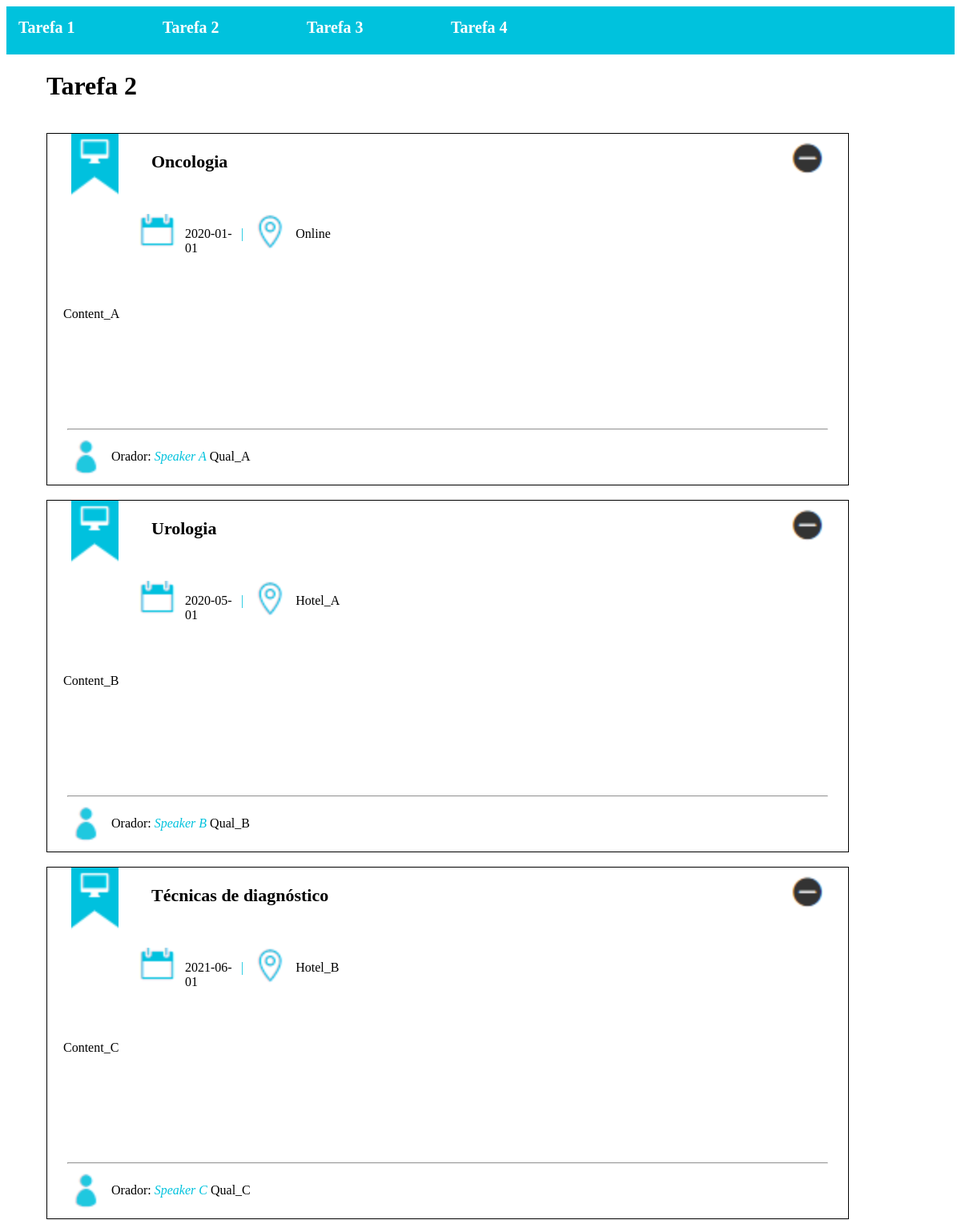
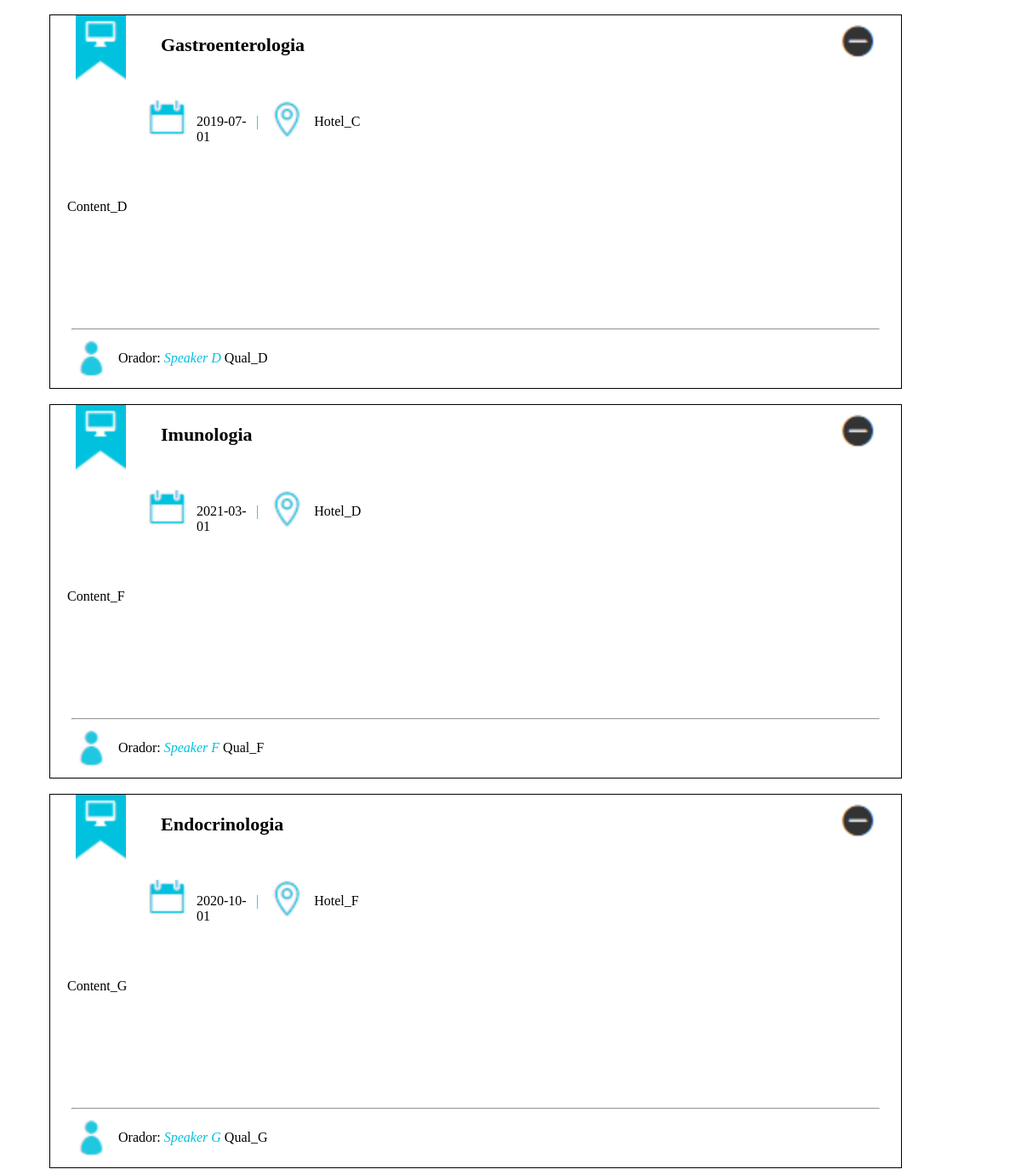
Page /tarefa2.php on the committed database (2 pictures, top to bottom).
### tables this page shows
CREATE TABLE `tarefa_2` (
  `id` int(11) UNSIGNED NOT NULL,
  `module_name` varchar(45) DEFAULT '',
  `date` date DEFAULT NULL,
  `location` varchar(45) DEFAULT '',
  `content` varchar(45) DEFAULT '',
  `speaker` varchar(45) DEFAULT '',
  `speaker_qual` varchar(45) DEFAULT ''
);

### php/function.php (the view, shortened to what this page needs)
<?php
function list_dados(){
    require "config.php";
    $sql = 'SELECT * FROM improve_test_1.tarefa_2';
    if ($con->query($sql) == TRUE) {
        $result = $con->query($sql);
    if ($result->num_rows > 0) {
        while($row = $result->fetch_assoc()){
            echo '
            <br>
            <div class="containner">
            <div class="row_1">
                <div class="icon_1">
                    <img src="./img/icon_1.png" alt="icon_1">
                </div>
                <div class="title">
                    <p>'.$row['module_name'].'</p>
                </div>
                <div class="icon_2"></div>
                    <img class="icon_2_img" src="./img/icon_2.png" alt="icon_2">
            </div>
            <div class="row_2">
                <div class="date_icon">
                    <img src="./img/icon_3.png" alt="icon_3">
                </div>
                <div class="date_text">
                    <p>'.$row['date'].'</p>
                </div>
                <div class="line">
                    <p>|</p>
                </div>
                <div class="localization_icon">
                    <img src="./img/icon_4.png" alt="icon_4">
                </div>
                <div class="localization_text">
                    <p>'.$row['location'].'</p>
                </div>
            </div>
            <div class="row_3">
              <div class="content_text">
                  <p>'.$row['content'].'</p>
              </div>
            </div>
            <hr class="hr_style">
            <div class="row_4">
                <div class="icon_5">
                        <img src="./img/icon_5.png" alt="icon_5">
                </div>
                <div class="speaker">
                    <p>Orador: <em class="em_style">'.$row['speaker'].'</em> '.$row['speaker_qual'].'</p>
                </div>
            </div>
        </div>';
        }
    }
    } else {
    echo "Error: " . $sql . "<br>" . $con->error;
    }
}
?>

### tarefa2.php (shortened to what this page needs)
<!DOCTYPE html>
<html>
<head>
    <link rel="stylesheet" href="./css/style.css">
</head>
<body>
<?php require "./php/function.php";
	  require "./php/menu.php";
?>
<h1 class="title_tar">Tarefa 2</h1>
<?php list_dados();?>
</body>
</html>

### php/menu.php
<div class="menu">
    <div class="option_menu"><a class="otion_menu_text" href="./index.php">Tarefa 1</a></div>
    <div class="option_menu"><a class="otion_menu_text" href="./tarefa2.php">Tarefa 2</a></div>
    <div class="option_menu"><a class="otion_menu_text" href="./tarefa3.php">Tarefa 3</a></div>
    <div class="option_menu"><a class="otion_menu_text" href="./tarefa4.php">Tarefa 4</a></div>
</div>

### css/style.css (style rules this page uses)
.containner { margin-left: 50px; border:1px solid black; width:1000px; }
.row_1 { width: 100%; height: 90px; }
.row_1 .icon_1 { margin-left: 30px; width: 10%; float: left; }
.row_1 .title { font-weight: bold; width: 80%; float: left; font-size: 22px; }
.icon_2_img { margin-top: 10px; }
.row_2 { width: 100%; height: 90px; }
.row_2 .date_icon { margin-top: 10px; margin-left: 112px; width: 5%; float: left; }
.row_2 .date_text { float: left; margin-top: 10px; margin-left: 10px; width: 7%; }
.row_2 .line { float: left; margin-top: 10px; text-align: center; color:#00c2dd; }
.row_2 .localization_icon { float: left; margin-top: 10px; margin-left: 15px; width: 5%; }
.row_2 .localization_text { float:left; margin-top: 10px; width: 68%; }
.row_3 { width: 100%; height: 180px; }
.row_3 .content_text { width: 100%; min-height: 180px; padding:20px; }
.em_style { color:#00c2dd; }
.hr_style { margin-left: 25px; margin-right: 25px; }
.row_4 { width: 100%; min-height: 60px; }
.row_4 .icon_5 { margin-left: 30px; width: 5%; float: left; }
.row_4 .speaker { float: left; }
.title_tar { margin-left: 50px; }
.menu { display: block; width: 100%; height:60px; background-color: #00c2dd; }
.menu .option_menu { float: left; width: 150px; margin: 15px; }
.otion_menu_text { color: white; font-size: 20px; font-weight: bold; text-decoration: none; }

### rows in the picture
tarefa_2: module_name "Oncologia", date "2020-01-01", location "Online", content "Content_A", speaker "Speaker A", speaker_qual "Qual_A"
tarefa_2: module_name "Urologia", date "2020-05-01", location "Hotel_A", content "Content_B", speaker "Speaker B", speaker_qual "Qual_B"
tarefa_2: module_name "Técnicas de diagnóstico", date "2021-06-01", location "Hotel_B", content "Content_C", speaker "Speaker C", speaker_qual "Qual_C"
tarefa_2: module_name "Gastroenterologia", date "2019-07-01", location "Hotel_C", content "Content_D", speaker "Speaker D", speaker_qual "Qual_D"
tarefa_2: module_name "Imunologia", date "2021-03-01", location "Hotel_D", content "Content_F", speaker "Speaker F", speaker_qual "Qual_F"
tarefa_2: module_name "Endocrinologia", date "2020-10-01", location "Hotel_F", content "Content_G", speaker "Speaker G", speaker_qual "Qual_G"
